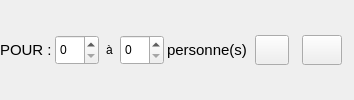
                     <widget class="QWidget" name="nbPersonnesWidget" native="true">
                      <layout class="QVBoxLayout" name="verticalLayout_12">
                       <property name="leftMargin">
                        <number>0</number>
                       </property>
                       <property name="topMargin">
                        <number>0</number>
                       </property>
                       <property name="rightMargin">
                        <number>0</number>
                       </property>
                       <property name="bottomMargin">
                        <number>0</number>
                       </property>
                       <item>
                        <layout class="QHBoxLayout" name="horizontalLayout_15">
                         <property name="spacing">
                          <number>3</number>
                         </property>
                         <item>
                          <widget class="QLabel" name="label_14">
                           <property name="font">
                            <font>
                             <pointsize>11</pointsize>
                            </font>
                           </property>
                           <property name="text">
                            <string>POUR :</string>
                           </property>
                          </widget>
                         </item>
                         <item>
                          <widget class="QSpinBox" name="nbPersonnes">
                           <property name="minimumSize">
                            <size>
                             <width>44</width>
                             <height>0</height>
                            </size>
                           </property>
                           <property name="maximumSize">
                            <size>
                             <width>44</width>
                             <height>30</height>
                            </size>
                           </property>
                          </widget>
                         </item>
                         <item>
                          <widget class="QLabel" name="nbPersonnes_a">
                           <property name="minimumSize">
                            <size>
                             <width>15</width>
                             <height>0</height>
                            </size>
                           </property>
                           <property name="maximumSize">
                            <size>
                             <width>15</width>
                             <height>16777215</height>
                            </size>
                           </property>
                           <property name="text">
                            <string>à</string>
                           </property>
                           <property name="alignment">
                            <set>Qt::AlignCenter</set>
                           </property>
                          </widget>
                         </item>
                         <item>
                          <widget class="QSpinBox" name="nbPersonnes_2">
                           <property name="minimumSize">
                            <size>
                             <width>44</width>
                             <height>0</height>
                            </size>
                           </property>
                           <property name="maximumSize">
                            <size>
                             <width>44</width>
                             <height>30</height>
                            </size>
                           </property>
                          </widget>
                         </item>
                         <item>
                          <widget class="QLabel" name="label_15">
                           <property name="minimumSize">
                            <size>
                             <width>85</width>
                             <height>0</height>
                            </size>
                           </property>
                           <property name="maximumSize">
                            <size>
                             <width>85</width>
                             <height>16777215</height>
                            </size>
                           </property>
                           <property name="font">
                            <font>
                             <pointsize>11</pointsize>
                            </font>
                           </property>
                           <property name="lineWidth">
                            <number>1</number>
                           </property>
                           <property name="text">
                            <string>personne(s)</string>
                           </property>
                           <property name="alignment">
                            <set>Qt::AlignLeading|Qt::AlignLeft|Qt::AlignVCenter</set>
                           </property>
                          </widget>
                         </item>
                         <item>
                          <widget class="QPushButton" name="switchNbPers">
                           <property name="minimumSize">
                            <size>
                             <width>34</width>
                             <height>0</height>
                            </size>
                           </property>
                           <property name="maximumSize">
                            <size>
                             <width>34</width>
                             <height>30</height>
                            </size>
                           </property>
                           <property name="text">
                            <string/>
                           </property>
                           <property name="icon">
                            <iconset resource="../Ressources.qrc">
                             <normaloff>:/images/fourchettes.png</normaloff>:/images/fourchettes.png</iconset>
                           </property>
                           <property name="iconSize">
                            <size>
                             <width>30</width>
                             <height>20</height>
                            </size>
                           </property>
                           <property name="checkable">
                            <bool>true</bool>
                           </property>
                           <property name="checked">
                            <bool>false</bool>
                           </property>
                           <property name="flat">
                            <bool>false</bool>
                           </property>
                          </widget>
                         </item>
                         <item>
                          <spacer name="horizontalSpacer_7">
                           <property name="orientation">
                            <enum>Qt::Horizontal</enum>
                           </property>
                           <property name="sizeHint" stdset="0">
                            <size>
                             <width>10</width>
                             <height>20</height>
                            </size>
                           </property>
                          </spacer>
                         </item>
                         <item>
                          <widget class="QPushButton" name="setCoupDeCoeur">
                           <property name="maximumSize">
                            <size>
                             <width>16777215</width>
                             <height>30</height>
                            </size>
                           </property>
                           <property name="text">
                            <string/>
                           </property>
                           <property name="icon">
                            <iconset resource="../Ressources.qrc">
                             <normaloff>:/images/coup_de_coeur.png</normaloff>:/images/coup_de_coeur.png</iconset>
                           </property>
                           <property name="iconSize">
                            <size>
                             <width>20</width>
                             <height>20</height>
                            </size>
                           </property>
                          </widget>
                         </item>
                         <item>
                          <spacer name="horizontalSpacer_6">
                           <property name="orientation">
                            <enum>Qt::Horizontal</enum>
                           </property>
                           <property name="sizeType">
                            <enum>QSizePolicy::Fixed</enum>
                           </property>
                           <property name="sizeHint" stdset="0">
                            <size>
                             <width>12</width>
                             <height>20</height>
                            </size>
                           </property>
                          </spacer>
                         </item>
                        </layout>
                       </item>
                      </layout>
                     </widget>
